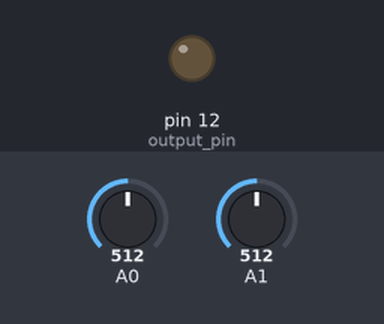
This sketch was run on a simulated Arduino Uno, built with avr-gcc and run on an emulated ATmega328P. Shown: output pins drawn as LEDs (lit = HIGH). The test bench sets the inputs (shaded band); at power-on: A0 = 512, A1 = 512.

Above: at 1.2 s.
1.3 s: A0 set to 529
At 1.9 s:
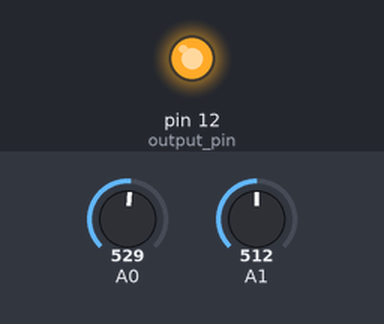
2.8 s: A0 set to 511
At 4.0 s:
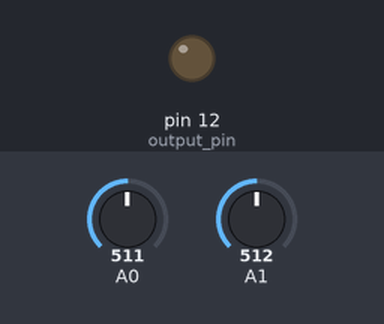
4.3 s: A0 set to 716
At 5.4 s:
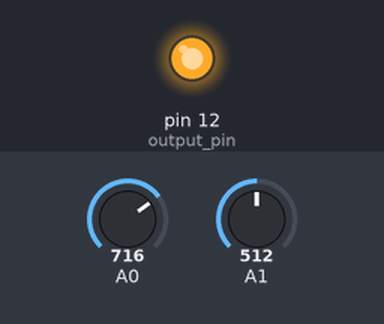
Timing chart, 0 to 7.3 s (numbered marks = the images above; inputs shaded):
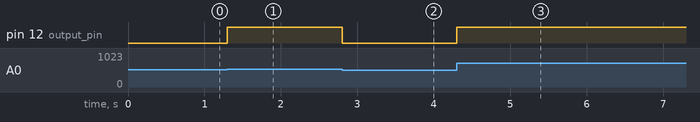

The sketch:

Lab2_Analog_Greater.ino
```cpp
/*
  Lab2_Analog_Greater

  Arduino program to read in two analog values, then turn ON (or OFF)
  an I/O pin depending on whether the first analog input is higher
  (or lower) than the second analog input.

  Name: Kumar Ramesh
  PUID: 0032813975
*/

int analog_pin_in_1;
int analog_pin_in_2;
const int output_pin = 12;

void setup() {
  pinMode(output_pin, OUTPUT);
}

void loop() {
  analog_pin_in_1 = analogRead(A0);
  analog_pin_in_2 = analogRead(A1);
  if(analog_pin_in_1 > analog_pin_in_2) {
    digitalWrite(output_pin, HIGH);
  } else {
    digitalWrite(output_pin, LOW);
  }
}
```

Measured:
- the behaviour switches between 512 and 513 on A0 (found by bisection; images 0 and 1)
- after the input at 1.3 s, pin 12 (output_pin): LOW → HIGH at once
- after the input at 2.8 s, pin 12 (output_pin): HIGH → LOW at once
- after the input at 4.3 s, pin 12 (output_pin): LOW → HIGH at once
